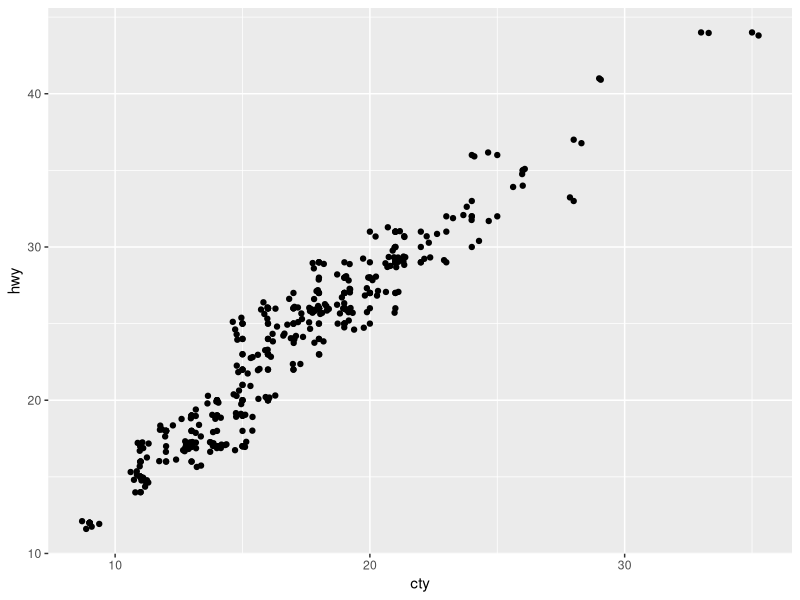
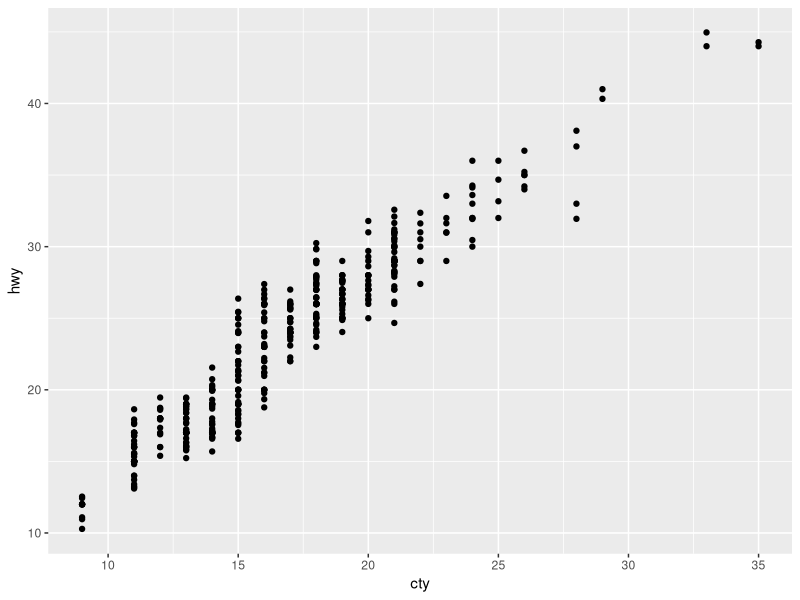
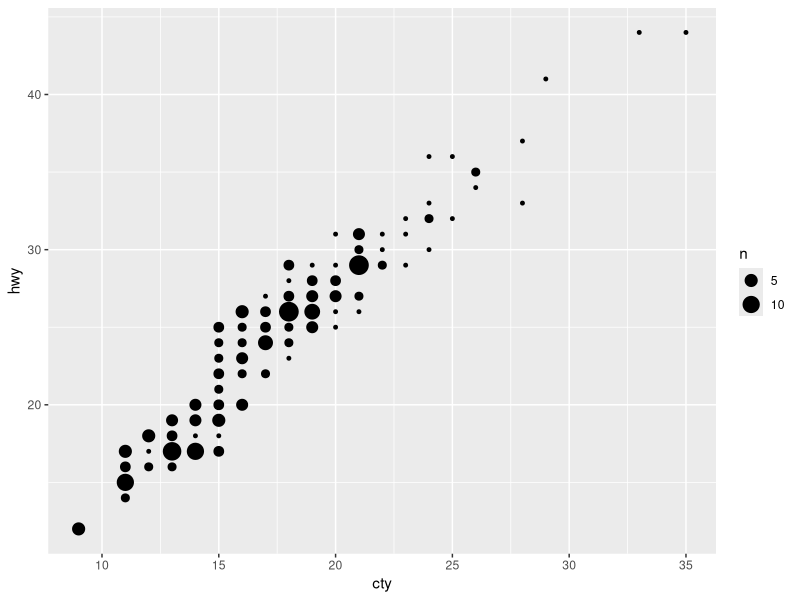
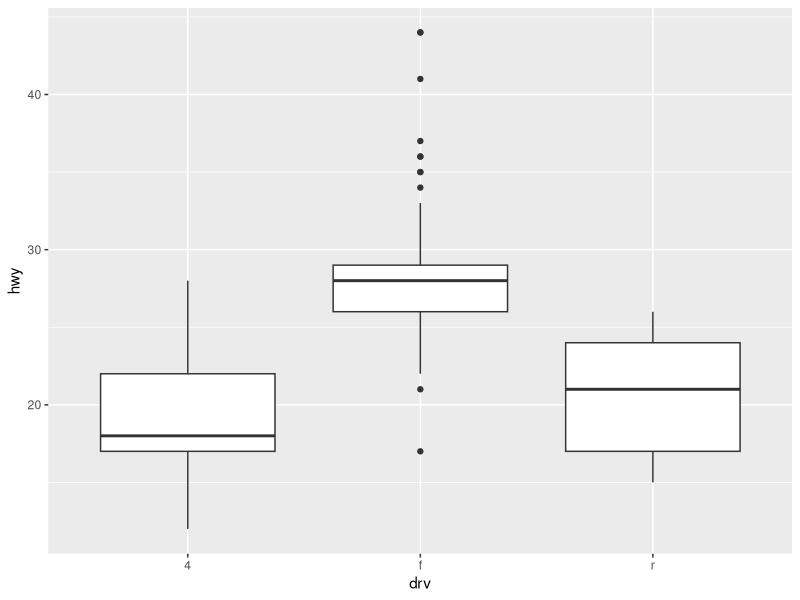
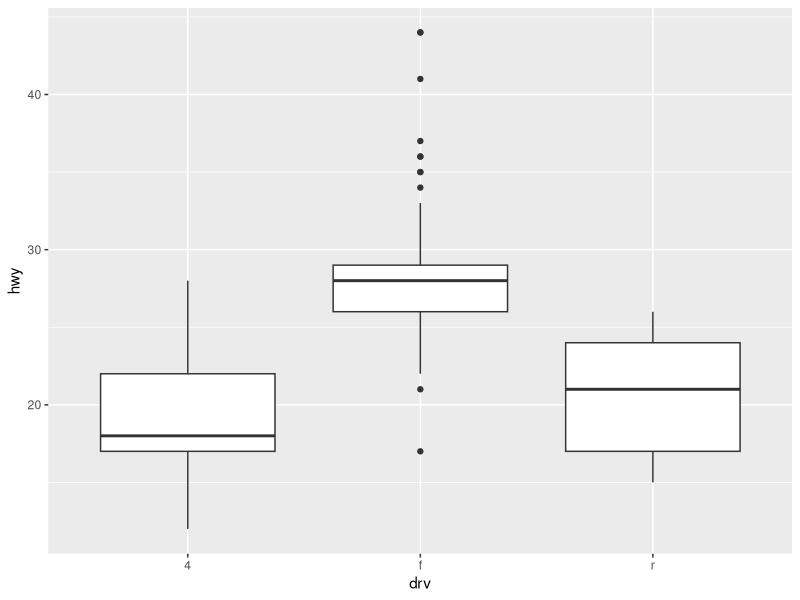

Write the R code that produced these figures, in order.
## ---- chunk 1
library(tidyverse)
## ---- chunk 2
ggplot(data = mpg, mapping = aes(x = cty, y = hwy)) + 
  geom_point() +  
  geom_jitter()
## ---- chunk 3
ggplot(data = mpg, mapping = aes(x = cty, y = hwy)) + 
  geom_point() +  
  geom_jitter(width = 0, height = 2)
## ---- chunk 4
ggplot(data = mpg, mapping = aes(x = cty, y = hwy)) + 
  geom_count()
## ---- chunk 5
ggplot(data = mpg, mapping = aes(x = drv, y = hwy)) + 
  geom_boxplot()
## ---- chunk 6
ggplot(data = mpg, mapping = aes(x = drv, y = hwy)) + 
  geom_boxplot(position = position_dodge(width = 2))
